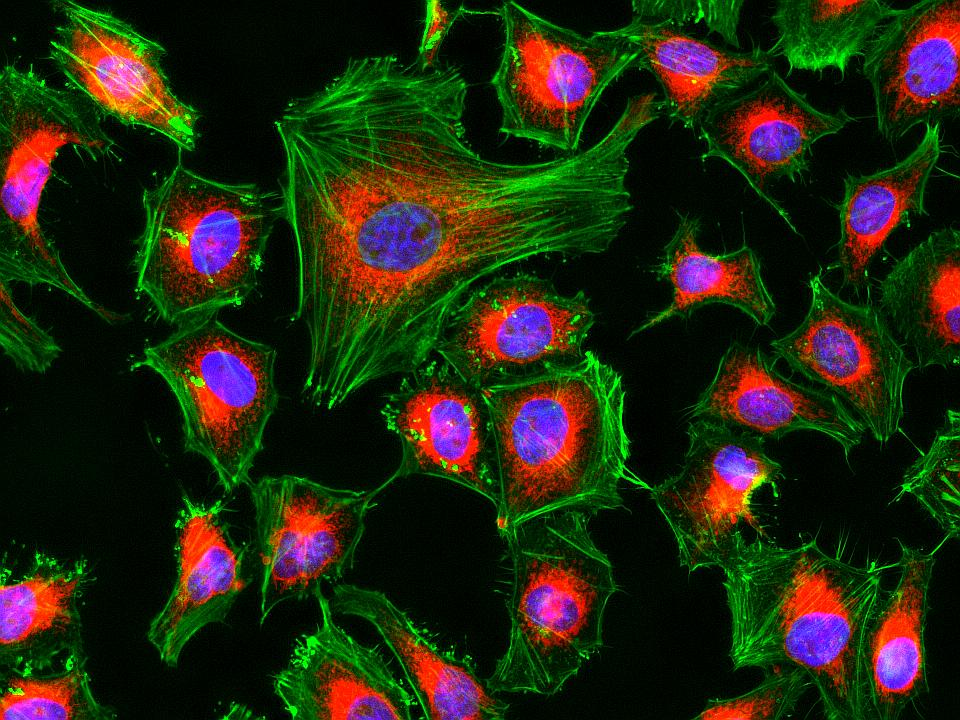
#> input picture Imagen celula.jpg, 960 x 720 px; its folder holds only this picture in this run
$ python -i clases.py   (imports and definitions only)
#> lines starting #> are read from the running program, lines starting #| are printed output that depends on the picture; after the words box and inside, x2 and y2 are one past the last pixel; in counts of white or black regions, pixels touching at a corner belong together
import numpy as np
import matplotlib.pyplot as plt
import os
import requests
import cv2
import pydicom


def Conteo_celulas(ruta):
#> called with ruta = 'Imagen celula.jpg'
    imagen = cv2.imread(ruta)
#> imagen is the input picture: shape (720, 960, 3); mean B, G, R 17.7, 39.7, 36.5
    imagen[:,:,1]=0
    imagen[:,:,0]=0
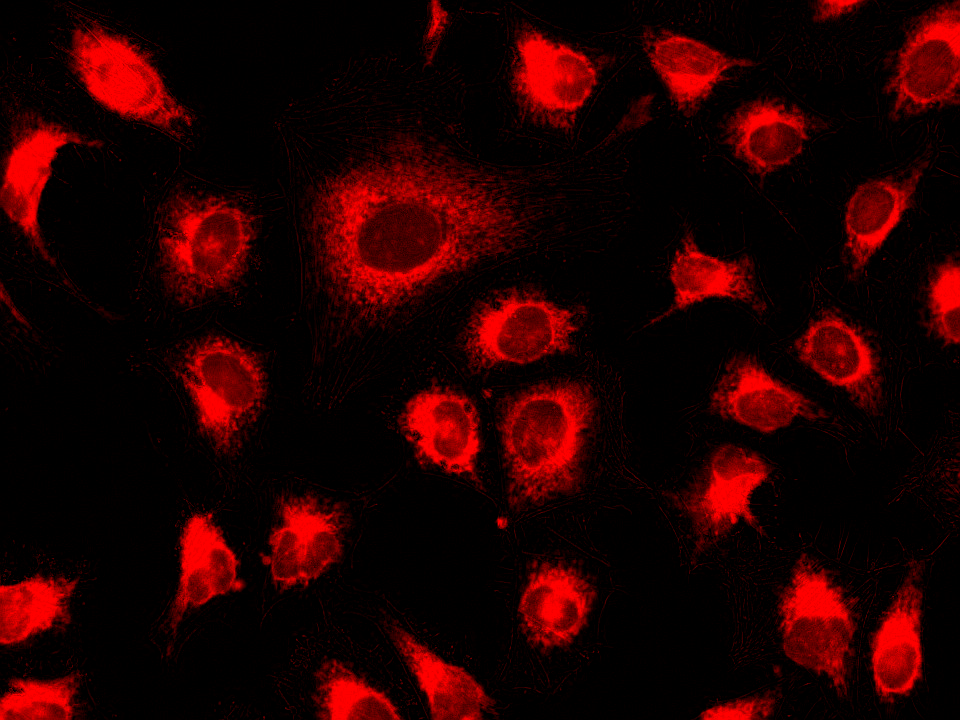
#> imagen: shape (720, 960, 3); mean B, G, R 0, 0, 36.5
    img_1 = cv2.cvtColor(imagen, cv2.COLOR_BGR2GRAY)
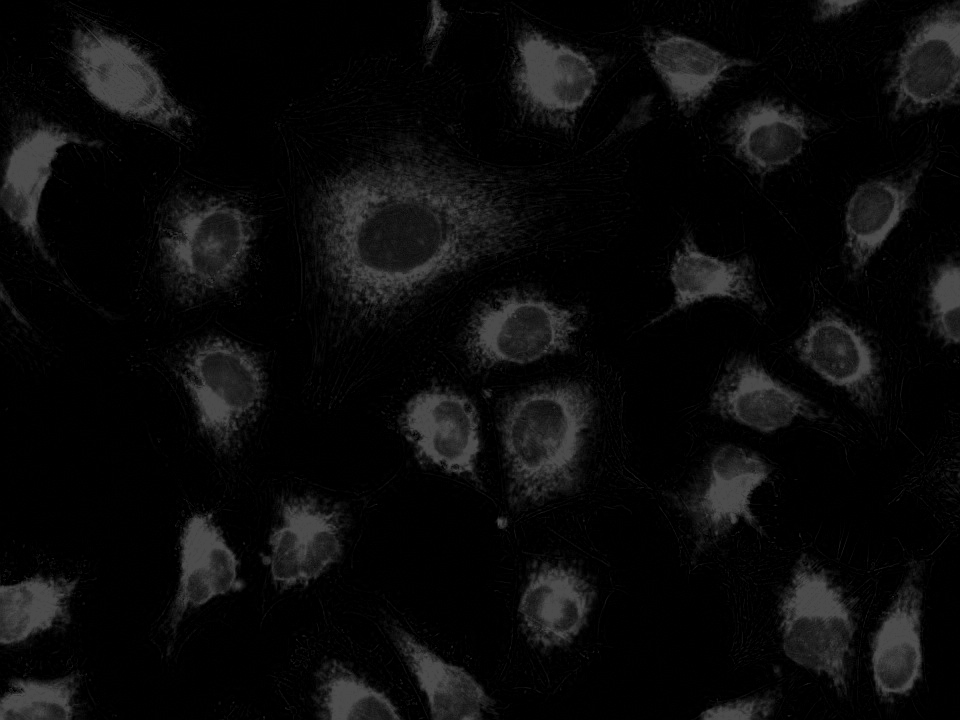
#> img_1: shape (720, 960); min 0, max 76, mean 10.9
    img_2 = cv2.GaussianBlur(img_1, (5, 5), 0)
    umb, img_3 = cv2.threshold(img_2, 0, 255, cv2.THRESH_BINARY + cv2.THRESH_OTSU)
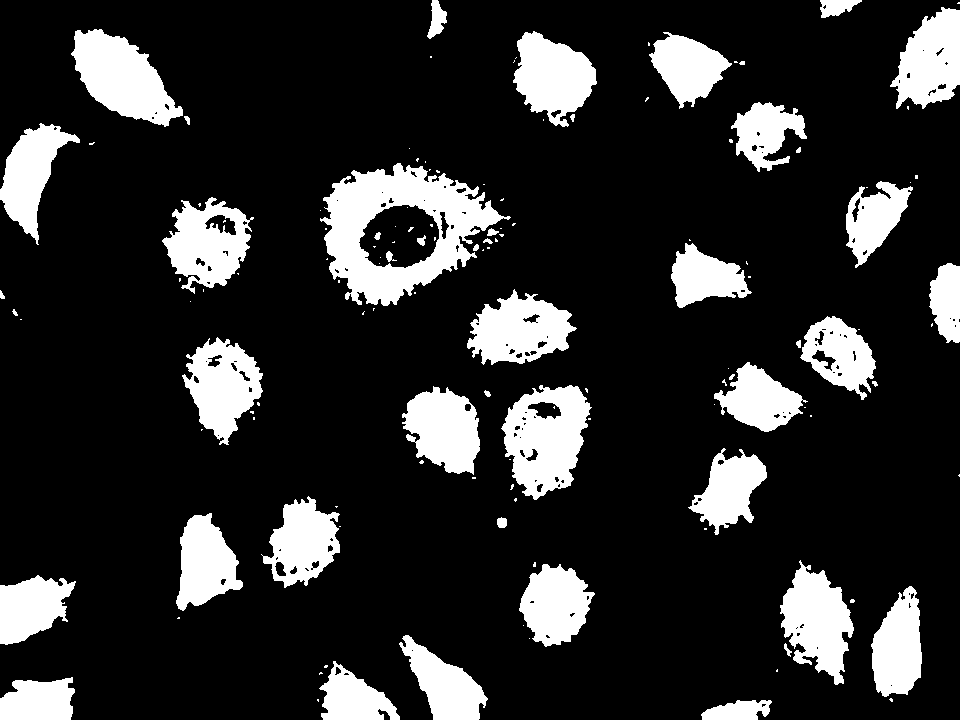
#> img_3: shape (720, 960); 17.5% white; 134 white regions (86 under 20 px), largest, box (x1, y1, x2, y2) and area: (320, 163, 511, 306) 12439, (501, 385, 592, 500) 6558, (71, 29, 183, 127) 6102
#> umb = 25
    kernel = np.ones((25,25), np.uint8)
    img_4 = cv2.morphologyEx(img_3, cv2.MORPH_CLOSE, kernel, iterations=1)
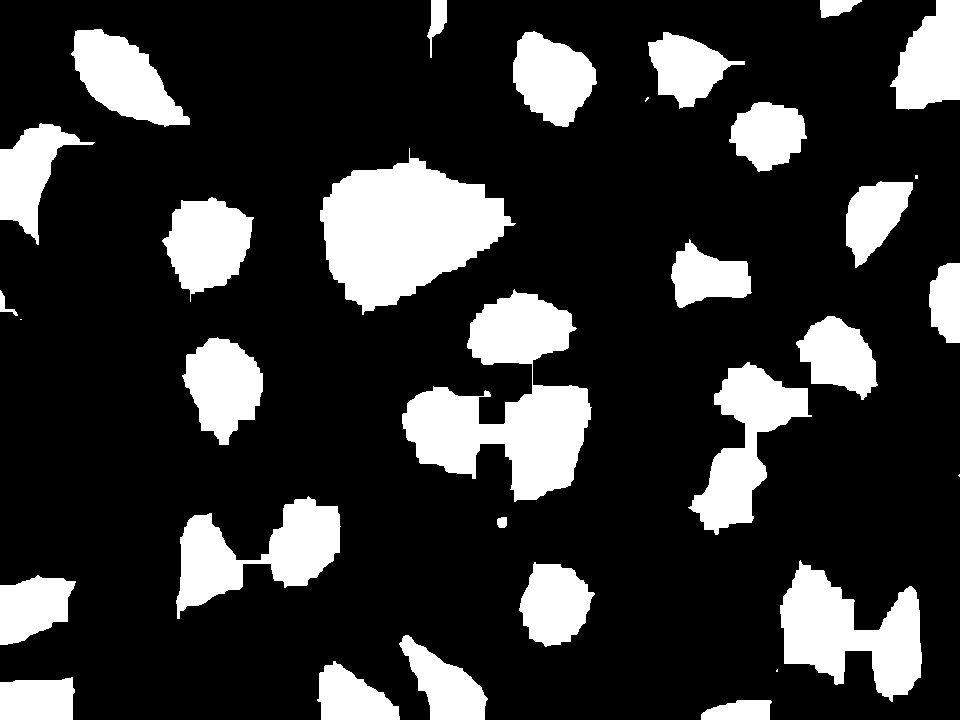
#> img_4: shape (720, 960); 20.5% white; 32 white regions (5 under 20 px), largest, box (x1, y1, x2, y2) and area: (402, 289, 592, 502) 19310, (320, 148, 516, 315) 18935, (780, 560, 922, 702) 10766
    img_5 = cv2.morphologyEx(img_4, cv2.MORPH_OPEN, kernel, iterations=1)
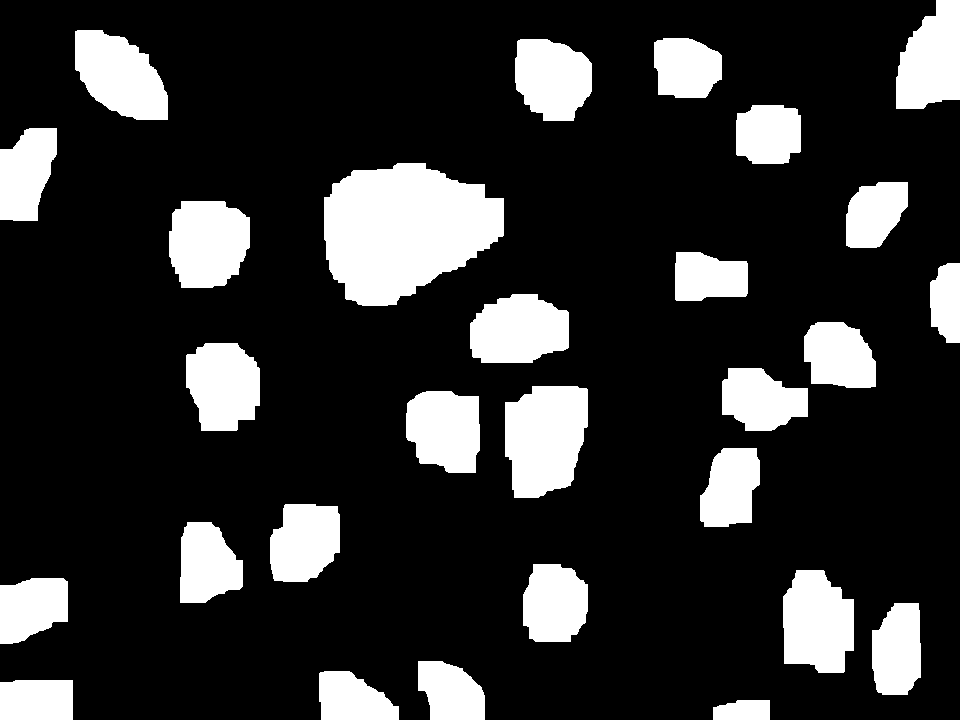
#> img_5: shape (720, 960); 19% white; 28 white regions, largest, box (x1, y1, x2, y2) and area: (324, 163, 504, 306) 18649, (505, 386, 588, 498) 7628, (783, 570, 854, 673) 5971
    elem,mask=cv2.connectedComponents(img_5)
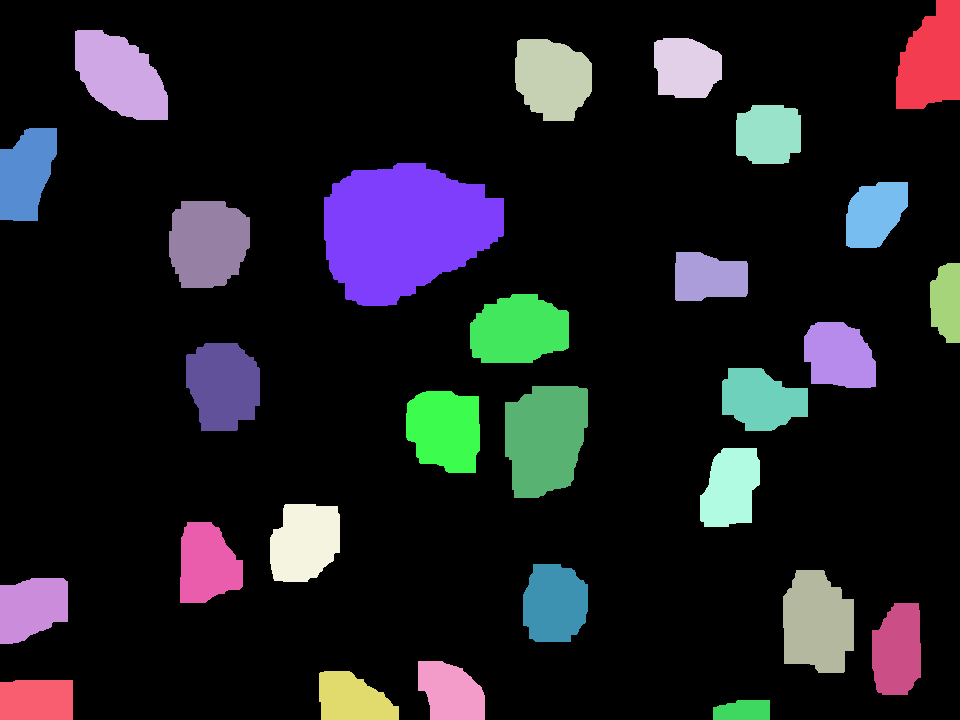
#> mask: shape (720, 960) int32; 29 distinct labels, from 0 to 28; one colour per label, 0 black
#> elem = 29
    print(f"Se contaron {elem} celulas en la imagen")
#| Se contaron 29 celulas en la imagen

def cargar_dicom(ruta):
    list_img= []
    archivos = os.listdir(ruta)
    archivos_dicom = sorted([archivo for archivo in archivos if archivo.endswith('.dcm')])
    for archivo in archivos_dicom:
        ruta__dicom = os.path.join(ruta, archivo)
        imagen = pydicom.dcmread(ruta__dicom).pixel_array
        list_img.append(imagen)
    return list_img

def imagenes_en_bucle(list_img):
    fig = plt.figure()
    cont = 0
    while cont < 4:
        for image in list_img:
            plt.imshow(image, cmap=plt.cm.gray)
            plt.title("Imagen en bucle")
            plt.axis( 'off')
            plt.pause(0.05)
            plt.clf()
        for image in list_img[::-1]:
            plt.imshow(image, cmap=plt.cm.gray)
            plt.title("Imagen en bucle")
            plt.axis( 'off' )
            plt.pause(0.05)
            plt.clf()
        cont += 1

>>> result = Conteo_celulas('Imagen celula.jpg')
